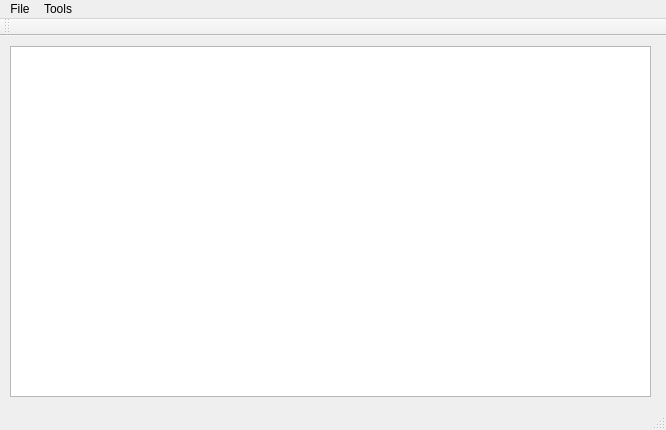
<?xml version="1.0" encoding="UTF-8"?>
<ui version="4.0">
 <class>MainWindow</class>
 <widget class="QMainWindow" name="MainWindow">
  <property name="geometry">
   <rect>
    <x>0</x>
    <y>0</y>
    <width>666</width>
    <height>430</height>
   </rect>
  </property>
  <property name="windowTitle">
   <string>MainWindow</string>
  </property>
  <widget class="QWidget" name="centralWidget">
   <widget class="QTableView" name="tableView">
    <property name="geometry">
     <rect>
      <x>10</x>
      <y>10</y>
      <width>641</width>
      <height>351</height>
     </rect>
    </property>
   </widget>
  </widget>
  <widget class="QMenuBar" name="menuBar">
   <property name="geometry">
    <rect>
     <x>0</x>
     <y>0</y>
     <width>666</width>
     <height>22</height>
    </rect>
   </property>
   <widget class="QMenu" name="menuFile">
    <property name="title">
     <string>File</string>
    </property>
    <addaction name="actionExit"/>
   </widget>
   <widget class="QMenu" name="menuTools">
    <property name="title">
     <string>Tools</string>
    </property>
    <addaction name="actionDB_Connection_Params"/>
    <addaction name="actionCheck_fix_data"/>
   </widget>
   <addaction name="menuFile"/>
   <addaction name="menuTools"/>
  </widget>
  <widget class="QToolBar" name="mainToolBar">
   <attribute name="toolBarArea">
    <enum>TopToolBarArea</enum>
   </attribute>
   <attribute name="toolBarBreak">
    <bool>false</bool>
   </attribute>
  </widget>
  <widget class="QStatusBar" name="statusBar"/>
  <action name="actionExit">
   <property name="text">
    <string>Exit</string>
   </property>
  </action>
  <action name="actionDB_Connection_Params">
   <property name="text">
    <string>DB Connection Params</string>
   </property>
  </action>
  <action name="actionCheck_fix_data">
   <property name="text">
    <string>Check &amp;&amp; fix data</string>
   </property>
  </action>
 </widget>
 <layoutdefault spacing="6" margin="11"/>
 <resources/>
 <connections>
  <connection>
   <sender>actionExit</sender>
   <signal>triggered()</signal>
   <receiver>MainWindow</receiver>
   <slot>close()</slot>
   <hints>
    <hint type="sourcelabel">
     <x>-1</x>
     <y>-1</y>
    </hint>
    <hint type="destinationlabel">
     <x>199</x>
     <y>149</y>
    </hint>
   </hints>
  </connection>
 </connections>
</ui>
